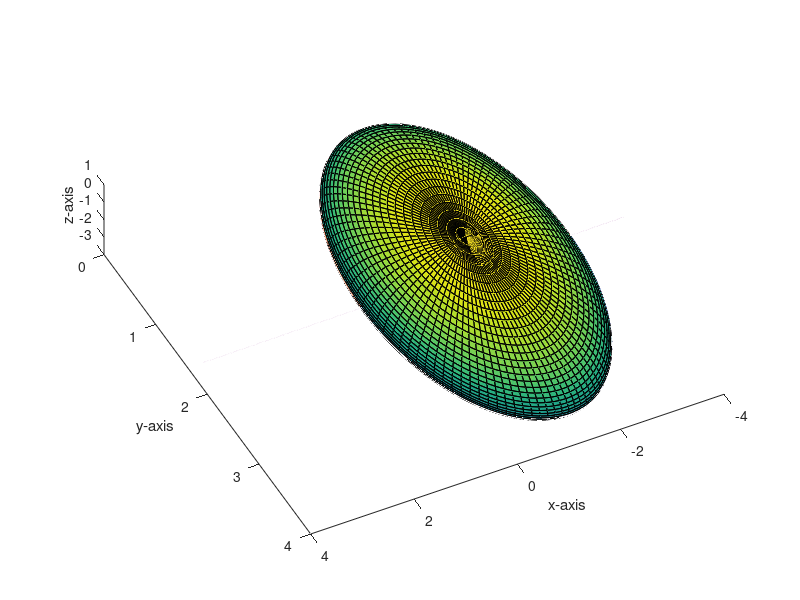

Source code (MATLAB):
cx=-1; cy=2; cz=-1; r=2; vx=5;vy=10;vz=50;
de=((cx-vx)^2 + (cy-vy)^2 + (cz-vz)^2)^0.5;
a=2*vx-2*cx; b= 2*vy - 2*cy; c= 2*vz - 2*cz; d=cx^2 +cy^2 + cz^2 -vx^2 - vy^2 -vz^2 -2*r^2 +de^2;
alpha = 4*a^2*b^2 /c^4 -(4+ 4*b^2/c^2)*(1+a^2/c^2);
beta = (4*a*b*(2*d*b+2*b*c*cz-2*c^2*cy))/c^4 - (4+4*b^2/c^2)*(-2*cx+2*a*d/c^2 + 2*a*cz/c);
gama = ((2*d*b-2*b*c*cz-2*c^2*cy)/c^2)^2 - (4+4*b^2/c^2)*(cx^2+cy^2+cz^2+d^2/c^2 + 2*cz*d/c -r^2);
x2=(-beta - (beta^2-4*alpha*gama)^0.5)/(2*alpha);
x1=(-beta + (beta^2-4*alpha*gama)^0.5)/(2*alpha);
x= -4 : 0.0001 : 4;
y=(2*cy-(2*a*b.*x + 2*d*b +2*b*c*cz)./(c^2)+((-2*cy+(2*a*b.*x+2*d*b+2*b*c*cz)./(c^2)).^2-4*(1+b^2/c^2).*(x.^2 -2*cx.*x+cx^2+cy^2+ a^2.*x.^2./c^2 + 2*a*d.*x./c^2 +d^2/c^2 + 2*a*cz.*x./c + 2*cz*d/c +cz^2 -r^2)).^0.5)/(2+2*b^2/c^2);
z=-1/c *(a.*x + b.*y +d);
plot3 (x,y,z);
hold on ;
y=(2*cy-(2*a*b.*x + 2*d*b +2*b*c*cz)./(c^2)-((-2*cy+(2*a*b.*x+2*d*b+2*b*c*cz)./(c^2)).^2-4*(1+b^2/c^2).*(x.^2 -2*cx.*x+cx^2+cy^2+ a^2.*x.^2./c^2 + 2*a*d.*x./c^2 +d^2/c^2 + 2*a*cz.*x./c + 2*cz*d/c +cz^2 -r^2)).^0.5)/(2+2*b^2/c^2);
z=-1/c *(a.*x + b.*y +d);
plot3 (x,y,z);
view([3,10,2])
hold on;


q=0 : pi/50 : 2*pi;
w = 0 : pi/50 : 2*pi;
[q,w]=meshgrid(q,w);
x=-1+ 2*sin(q).*cos(w);
y= 2+ 2*sin(q).*sin(w);
z =-1+ 2*cos (q);
surf(x,y,z);
xlabel ('x-axis');
ylabel ('y-axis');
zlabel ('z-axis');
hold on ;
view([5,10,50])
